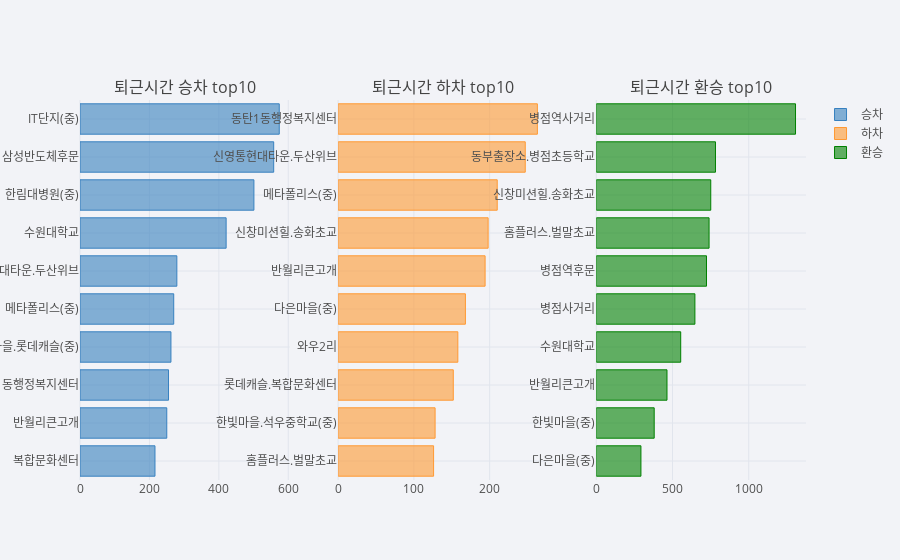

Notebook code cell kept with this figure:
### Code cell
topn = 10

colors = ['blue', 'orange', 'green']
figures = []
for i, target in enumerate(["승차", "하차", "환승"]):
    df_target = df_usage_d.groupby("STATION_NM")[target].sum().sort_values(ascending=False).iloc[:topn]
    df_target = df_target.sort_values()
    figure = df_target.iplot(kind='barh', title="퇴근시간 {} top{}".format(target, topn), 
                             color=colors[i], asFigure=True)
    figures.append(figure)

draw_subplots(figures, (1, 3))

### Figure 1 — Plotly figure (JSON) as saved in the notebook; plotly's stock layout.template omitted (floating-point values rounded to 4 significant figures)
{"data": [{"marker": {"color": "rgba(55, 128, 191, 0.6)", "line": {"color": "rgba(55, 128, 191, 1.0)", "width": 1}}, "name": "승차", "orientation": "h", "text": "", "type": "bar", "uid": "d4f51208-3189-42ed-9960-c402b309510d", "x": [216, 250, 255, 262, 270, 279, 421, 501, 558, 574], "xaxis": "x", "y": ["복합문화센터", "반월리큰고개", "동탄1동행정복지센터", "예당마을.롯데캐슬(중)", "메타폴리스(중)", "신영통현대타운.두산위브", "수원대학교", "한림대병원(중)", "삼성반도체후문", "IT단지(중)"], "yaxis": "y"}, {"marker": {"color": "rgba(255, 153, 51, 0.6)", "line": {"color": "rgba(255, 153, 51, 1.0)", "width": 1}}, "name": "하차", "orientation": "h", "text": "", "type": "bar", "uid": "a5a8776f-1f23-4fb4-9d8d-65b579a990b8", "x": [126, 128, 152, 158, 168, 194, 198, 210, 247, 263], "xaxis": "x2", "y": ["홈플러스.벌말초교", "한빛마을.석우중학교(중)", "롯데캐슬.복합문화센터", "와우2리", "다은마을(중)", "반월리큰고개", "신창미션힐.송화초교", "메타폴리스(중)", "신영통현대타운.두산위브", "동탄1동행정복지센터"], "yaxis": "y2"}, {"marker": {"color": "rgba(0, 128, 0, 0.6)", "line": {"color": "rgba(0, 128, 0, 1.0)", "width": 1}}, "name": "환승", "orientation": "h", "text": "", "type": "bar", "uid": "20ec2b6f-7f47-44fe-be56-f76e7a06c376", "x": [293, 380, 464, 554, 647, 723, 740, 751, 782, 1307], "xaxis": "x3", "y": ["다은마을(중)", "한빛마을(중)", "반월리큰고개", "수원대학교", "병점사거리", "병점역후문", "홈플러스.벌말초교", "신창미션힐.송화초교", "동부출장소.병점초등학교", "병점역사거리"], "yaxis": "y3"}], "layout": {"annotations": [{"font": {"size": 16}, "showarrow": false, "text": "퇴근시간 승차 top10", "x": 0.1444, "xanchor": "center", "xref": "paper", "y": 1, "yanchor": "bottom", "yref": "paper"}, {"font": {"size": 16}, "showarrow": false, "text": "퇴근시간 하차 top10", "x": 0.5, "xanchor": "center", "xref": "paper", "y": 1, "yanchor": "bottom", "yref": "paper"}, {"font": {"size": 16}, "showarrow": false, "text": "퇴근시간 환승 top10", "x": 0.8556, "xanchor": "center", "xref": "paper", "y": 1, "yanchor": "bottom", "yref": "paper"}], "legend": {"bgcolor": "#F2F3F7", "font": {"color": "#505050"}}, "paper_bgcolor": "#F2F3F7", "plot_bgcolor": "#F2F3F7", "title": {"font": {"color": "#484848"}, "text": ""}, "xaxis": {"anchor": "y", "domain": [0, 0.2889], "gridcolor": "#E1E5ED", "showgrid": true, "tickfont": {"color": "#505050"}, "title": {"font": {"color": "#505050"}, "text": ""}, "zerolinecolor": "#E1E5ED"}, "xaxis2": {"anchor": "y2", "domain": [0.3556, 0.6444], "gridcolor": "#E1E5ED", "showgrid": true, "tickfont": {"color": "#505050"}, "title": {"font": {"color": "#505050"}, "text": ""}, "zerolinecolor": "#E1E5ED"}, "xaxis3": {"anchor": "y3", "domain": [0.7111, 1], "gridcolor": "#E1E5ED", "showgrid": true, "tickfont": {"color": "#505050"}, "title": {"font": {"color": "#505050"}, "text": ""}, "zerolinecolor": "#E1E5ED"}, "yaxis": {"anchor": "x", "domain": [0, 1], "gridcolor": "#E1E5ED", "showgrid": true, "tickfont": {"color": "#505050"}, "title": {"font": {"color": "#505050"}, "text": ""}, "zerolinecolor": "#E1E5ED"}, "yaxis2": {"anchor": "x2", "domain": [0, 1], "gridcolor": "#E1E5ED", "showgrid": true, "tickfont": {"color": "#505050"}, "title": {"font": {"color": "#505050"}, "text": ""}, "zerolinecolor": "#E1E5ED"}, "yaxis3": {"anchor": "x3", "domain": [0, 1], "gridcolor": "#E1E5ED", "showgrid": true, "tickfont": {"color": "#505050"}, "title": {"font": {"color": "#505050"}, "text": ""}, "zerolinecolor": "#E1E5ED"}}}
